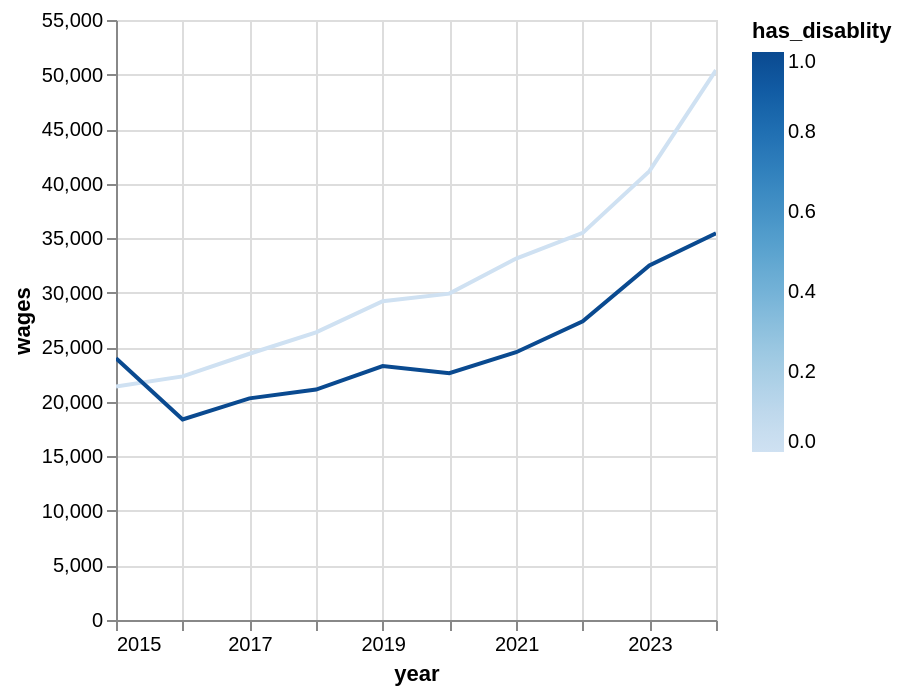

Notebook cell for this chart:
### Code cell
visualize('wages')

### Figure 1 — Vega-Lite specification as saved in the notebook (floating-point values rounded to 4 significant figures)
{"config": {"view": {"continuousWidth": 300, "continuousHeight": 300}}, "data": {"name": "data-8d89a77f343586b4dd078166008093af"}, "mark": {"type": "line", "tooltip": true}, "encoding": {"color": {"field": "has_disablity", "type": "quantitative"}, "x": {"field": "year", "type": "temporal"}, "y": {"field": "wages", "type": "quantitative"}}, "params": [{"name": "param_1e9efca18e7a2868", "select": {"type": "interval", "encodings": ["x", "y"]}, "bind": "scales"}], "$schema": "https://vega.github.io/schema/vega-lite/v6.1.0.json", "datasets": {"data-8d89a77f343586b4dd078166008093af": [{"year": "2019-01-01T00:00:00", "has_disablity": 0, "wages": 29230.0}, {"year": "2018-01-01T00:00:00", "has_disablity": 0, "wages": 26370.0}, {"year": "2015-01-01T00:00:00", "has_disablity": 1, "wages": 24000.0}, {"year": "2021-01-01T00:00:00", "has_disablity": 1, "wages": 24550.0}, {"year": "2021-01-01T00:00:00", "has_disablity": 0, "wages": 33130.0}, {"year": "2017-01-01T00:00:00", "has_disablity": 1, "wages": 20320.0}, {"year": "2016-01-01T00:00:00", "has_disablity": 0, "wages": 22330.0}, {"year": "2022-01-01T00:00:00", "has_disablity": 1, "wages": 27370.0}, {"year": "2019-01-01T00:00:00", "has_disablity": 1, "wages": 23280.0}, {"year": "2017-01-01T00:00:00", "has_disablity": 0, "wages": 24400.0}, {"year": "2023-01-01T00:00:00", "has_disablity": 0, "wages": 41150.0}, {"year": "2020-01-01T00:00:00", "has_disablity": 1, "wages": 22620.0}, {"year": "2023-01-01T00:00:00", "has_disablity": 1, "wages": 32500.0}, {"year": "2020-01-01T00:00:00", "has_disablity": 0, "wages": 29920.0}, {"year": "2015-01-01T00:00:00", "has_disablity": 0, "wages": 21400.0}, {"year": "2018-01-01T00:00:00", "has_disablity": 1, "wages": 21120.0}, {"year": "2024-01-01T00:00:00", "has_disablity": 0, "wages": 50400.0}, {"year": "2016-01-01T00:00:00", "has_disablity": 1, "wages": 18390.0}, {"year": "2024-01-01T00:00:00", "has_disablity": 1, "wages": 35450.0}, {"year": "2022-01-01T00:00:00", "has_disablity": 0, "wages": 35490.0}]}}
